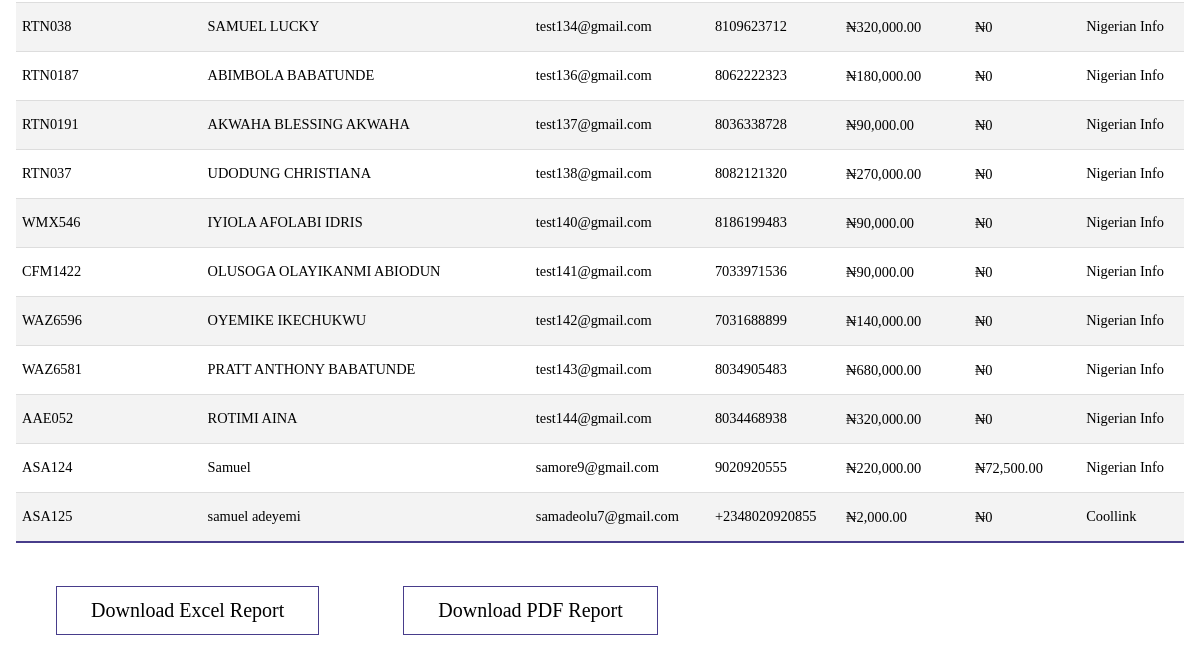
Page /persons (signed in, lower part) on the earlier database version.
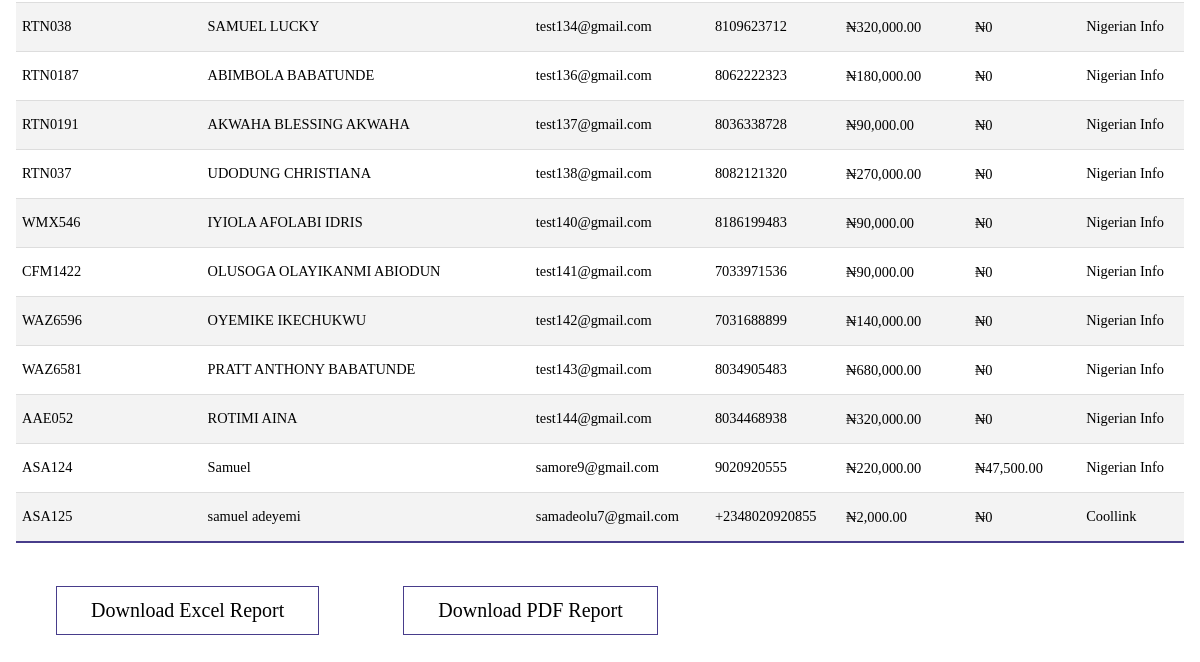
Same page on the later database version.
### models.py (models this page shows, shortened)
class Person(db.Model, UserMixin):
    __tablename__ = "persons"
    id = db.Column(db.Integer, primary_key=True)
    name = db.Column(db.String(100), nullable=False)
    role_id = db.Column(db.Integer, db.ForeignKey("roles.id"))
    email = db.Column(db.String, nullable=True, unique=True)
    password = db.Column(db.String(255), nullable=False)
    company_id = db.Column(db.Integer, db.ForeignKey("companies.id"))
    employee_id = db.Column(db.String, nullable=False, unique=True)
    phone_no = db.Column(db.String, unique=True)
    balance_bfd = db.Column(db.Float, default=0.0)
    total_balance = db.Column(db.Float, default=0.0)
    loan_balance = db.Column(db.Float, default=0.0)
    loan_balance_bfd = db.Column(db.Float, default=0.0)
    loans = db.relationship("Loan", backref="person")
    payments_made = db.relationship("SavingPayment", backref="payer", lazy=True)
    loan_payments_made = db.relationship("LoanPayment", backref="payer", lazy=True)

class Company(db.Model):
    __tablename__ = "companies"
    id = db.Column(db.Integer, primary_key=True)
    name = db.Column(db.String(100), nullable=False, unique=True)
    balance_bfd = db.Column(db.Float, default=0.0)
    amount_accumulated = db.Column(db.Float, default=0.0)
    payments_made = db.relationship("BankPayment", backref="company_payer", lazy=True)
    employees = db.relationship("Person", backref="company", lazy=True)

### app.py (the view)
@app.route("/persons", methods=["GET"])
@login_required
@role_required(["Admin", "Secretary", "Sub-Admin"])
def get_persons():
    persons = query.get_persons()
    total_loan = sum(person.loan_balance for person in persons)
    total_savings = sum(person.total_balance for person in persons)
    return render_template(
        "query/person.html",
        persons=persons,
        total_loan=total_loan,
        total_savings=total_savings,
    )

### app.py (called while the page is built)
@login_manager.user_loader
def load_user(person_id):
    return Person.query.get(person_id)

def role_required(roles_required):
    def decorator(view_func):
        @wraps(view_func)
        def wrapper(*args, **kwargs):
            if not current_user.is_authenticated:
                flash("You must be logged in to access this page.", "error")
                return redirect(url_for("login"))
            user_role = current_user.role
            if user_role.name not in roles_required:
                flash("You don't have the required role to access this page.", "error")
                return redirect(
                    url_for("dashboard")
                )  # Change this to your desired redirect
            return view_func(*args, **kwargs)
        return wrapper
    return decorator

@app.before_request
def before_request():
    g.user = current_user

@app.template_filter("currency")
@login_required
def currency(value):
    modified_value = format_currency(value)  # Modify the value as needed
    return modified_value

### queries.py (called while the page is built)
    def get_persons(self):
        person = Person.query.all()
        return person

### templates/query/person.html (shortened to what this page needs)
{%extends 'base.html' %}
{%block content%}
<body id="person">
    <table class="tab-content">
        <tbody>
            {%for person in persons%}
            <tr>
                <td>{{ person.employee_id }}</td>
                <td>{{ person.is_admin }}</td>
                <td>{{ person.name }}</td>
                <td>{{ person.email }}</td>
                <td>{{ person.phone_no }}</td>
                <td><a href="{{url_for('savings_account',person_id=person.id)}}">{{ person.total_balance | currency}}</a></td>
                <td><a href="{{url_for('loan_account',person_id=person.id)}}">{{ person.loan_balance | currency}}</a></td>
                <td>{{ person.company.name }}</td>
            </tr>
            {%endfor%}
        </tbody>
    </table>
    <button id="downloadExcelButton">Download Excel Report</button>
    <button id="downloadPdfButton">Download PDF Report</button>
</body>
{%endblock%}

Differences in the rows shown:
changed Person "ASA124": loan_balance "₦72,500.00" → "₦47,500.00"
